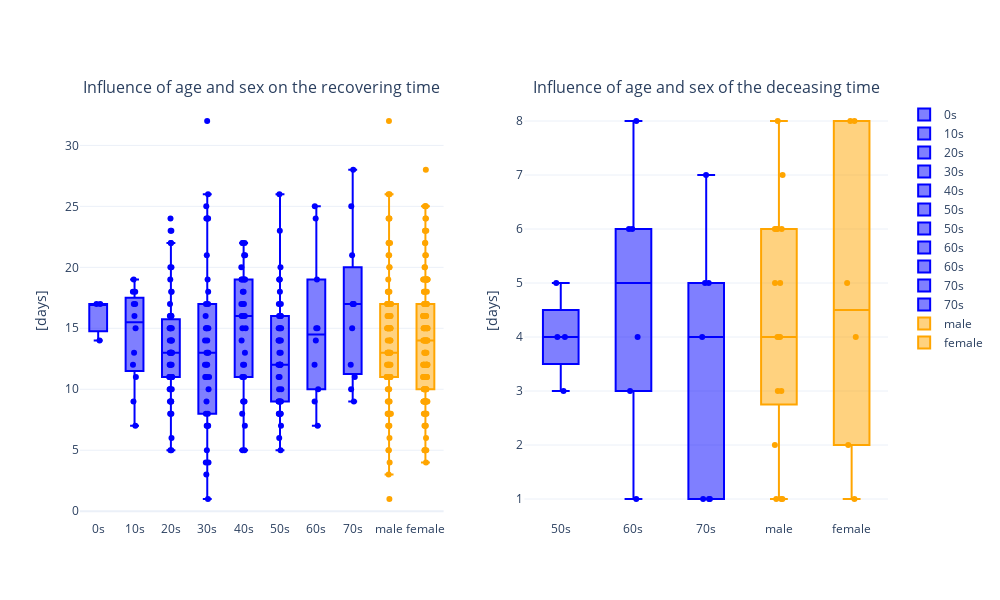

Notebook code for this chart:
### Code cell
age_list=['0s','10s','20s','30s','40s','50s','60s','70s']
sex_list=['male','female']

fig = make_subplots(rows=1, cols=2, subplot_titles=("Influence of age and sex on the recovering time", "Influence of age and sex of the deceasing time"))

for age in age_list:
    val_rec=df[df['age']==age]['recovering_time'].dropna()
    val_dec=df[df['age']==age]['deceasing_time'].dropna()
    y_rec=[int(i.split(' days')[0]) for i in val_rec.astype(str).values if int(i.split(' days')[0])>0]
    y_dec=[int(i.split(' days')[0]) for i in val_dec.astype(str).values if int(i.split(' days')[0])>0]
    fig.add_trace(go.Box(y=y_rec, boxpoints='all', name=age, marker_color = 'blue',
            jitter=0.3,pointpos=0), row=1 , col=1)
    fig.add_trace(go.Box(y=y_dec, boxpoints='all', name=age, marker_color = 'blue',
            jitter=0.3,pointpos=0), row=1 , col=2)

for sex in sex_list:
    val_rec=df[df['sex']==sex]['recovering_time'].dropna()
    val_dec=df[df['sex']==sex]['deceasing_time'].dropna()
    y_rec=[int(i.split(' days')[0]) for i in val_rec.astype(str).values if int(i.split(' days')[0])>0]
    y_dec=[int(i.split(' days')[0]) for i in val_dec.astype(str).values if int(i.split(' days')[0])>0]
    fig.add_trace(go.Box(y=y_rec, boxpoints='all', name=sex, marker_color = 'orange',
            jitter=0.3,pointpos=0), row=1 , col=1)
    fig.add_trace(go.Box(y=y_dec, boxpoints='all', name=sex, marker_color = 'orange',
            jitter=0.3,pointpos=0, showlegend=False), row=1 , col=2)

fig.update_yaxes(title_text="[days]", row=1, col=1)
fig.update_yaxes(title_text="[days]", row=1, col=2)
fig.update_layout(height=600,
                  width=1000,
                  template="plotly_white")

### Figure 1 — Plotly figure (JSON) as saved in the notebook; plotly's stock layout.template omitted (floating-point values rounded to 4 significant figures)
{"data": [{"boxpoints": "all", "jitter": 0.3, "marker": {"color": "blue"}, "name": "0s", "pointpos": 0, "type": "box", "xaxis": "x", "y": [17, 17, 14], "yaxis": "y"}, {"boxpoints": "all", "jitter": 0.3, "marker": {"color": "blue"}, "name": "0s", "pointpos": 0, "type": "box", "xaxis": "x2", "y": [], "yaxis": "y2"}, {"boxpoints": "all", "jitter": 0.3, "marker": {"color": "blue"}, "name": "10s", "pointpos": 0, "type": "box", "xaxis": "x", "y": [7, 15, 11, 18, 18, 12, 17, 17, 16, 19, 13, 9], "yaxis": "y"}, {"boxpoints": "all", "jitter": 0.3, "marker": {"color": "blue"}, "name": "10s", "pointpos": 0, "type": "box", "xaxis": "x2", "y": [], "yaxis": "y2"}, {"boxpoints": "all", "jitter": 0.3, "marker": {"color": "blue"}, "name": "20s", "pointpos": 0, "type": "box", "xaxis": "x", "y": [16, 24, 10, 22, 20, 14, 22, 6, 14, 16, 5, 5, 20, 18, 16, 9, 15, 12, 11, 8, 23, 18, 13, 15, 16, 11, 8, 8, 11, 13, 13, 17, 15, 19, 9, 13, 23, 9, 16, 15, 13, 13, 14, 11, 12, 11, 13, 12, 11, 10, 10, 11, 11, 11, 9, 11, 10, 15, 9, 11, 12, 11, 14], "yaxis": "y"}, {"boxpoints": "all", "jitter": 0.3, "marker": {"color": "blue"}, "name": "20s", "pointpos": 0, "type": "box", "xaxis": "x2", "y": [], "yaxis": "y2"}, {"boxpoints": "all", "jitter": 0.3, "marker": {"color": "blue"}, "name": "30s", "pointpos": 0, "type": "box", "xaxis": "x", "y": [32, 16, 18, 24, 5, 3, 4, 14, 4, 21, 19, 26, 24, 24, 24, 13, 25, 17, 12, 15, 13, 15, 7, 7, 8, 1, 7, 14, 7, 12, 13, 11, 10, 15, 8, 12, 9, 11, 11, 17, 11, 15], "yaxis": "y"}, {"boxpoints": "all", "jitter": 0.3, "marker": {"color": "blue"}, "name": "30s", "pointpos": 0, "type": "box", "xaxis": "x2", "y": [], "yaxis": "y2"}, {"boxpoints": "all", "jitter": 0.3, "marker": {"color": "blue"}, "name": "40s", "pointpos": 0, "type": "box", "xaxis": "x", "y": [21, 15, 7, 19, 5, 16, 16, 5, 22, 12, 17, 16, 22, 19, 19, 21, 20, 16, 19, 17, 16, 19, 11, 18, 17, 18, 9, 15, 22, 14, 11, 9, 12, 9, 8, 11, 13], "yaxis": "y"}, {"boxpoints": "all", "jitter": 0.3, "marker": {"color": "blue"}, "name": "40s", "pointpos": 0, "type": "box", "xaxis": "x2", "y": [], "yaxis": "y2"}, {"boxpoints": "all", "jitter": 0.3, "marker": {"color": "blue"}, "name": "50s", "pointpos": 0, "type": "box", "xaxis": "x", "y": [13, 20, 19, 23, 10, 26, 15, 8, 15, 6, 12, 9, 8, 7, 15, 17, 13, 8, 5, 8, 16, 19, 11, 18, 14, 14, 15, 14, 12, 12, 16, 14, 12, 12, 11, 12, 9, 9, 10, 9, 9, 17, 19, 12, 8, 16, 16, 8], "yaxis": "y"}, {"boxpoints": "all", "jitter": 0.3, "marker": {"color": "blue"}, "name": "50s", "pointpos": 0, "type": "box", "xaxis": "x2", "y": [5, 4, 4, 3], "yaxis": "y2"}, {"boxpoints": "all", "jitter": 0.3, "marker": {"color": "blue"}, "name": "60s", "pointpos": 0, "type": "box", "xaxis": "x", "y": [24, 25, 15, 7, 19, 12, 15, 10, 9, 14], "yaxis": "y"}, {"boxpoints": "all", "jitter": 0.3, "marker": {"color": "blue"}, "name": "60s", "pointpos": 0, "type": "box", "xaxis": "x2", "y": [4, 6, 6, 8, 3, 1], "yaxis": "y2"}, {"boxpoints": "all", "jitter": 0.3, "marker": {"color": "blue"}, "name": "70s", "pointpos": 0, "type": "box", "xaxis": "x", "y": [21, 10, 17, 17, 9, 12, 25, 17, 11, 28, 15], "yaxis": "y"}, {"boxpoints": "all", "jitter": 0.3, "marker": {"color": "blue"}, "name": "70s", "pointpos": 0, "type": "box", "xaxis": "x2", "y": [5, 7, 4, 5, 1, 1, 1], "yaxis": "y2"}, {"boxpoints": "all", "jitter": 0.3, "marker": {"color": "orange"}, "name": "male", "pointpos": 0, "type": "box", "xaxis": "x", "y": [13, 32, 20, 16, 10, 22, 16, 20, 21, 10, 17, 21, 18, 10, 26, 22, 24, 8, 7, 14, 5, 15, 15, 3, 14, 4, 6, 16, 16, 12, 12, 26, 24, 24, 24, 7, 12, 15, 13, 11, 8, 18, 13, 7, 15, 15, 15, 17, 13, 17, 22, 7, 11, 8, 1, 5, 8, 8, 11, 14, 13, 11, 11, 17, 18, 18, 12, 17, 17, 11, 17, 17, 19, 15, 9, 13, 17, 16, 15, 12, 13, 14, 11, 15, 13, 9, 13, 11, 11, 9, 8, 15, 9, 12, 11, 11, 8, 16, 15, 11, 12, 11], "yaxis": "y"}, {"boxpoints": "all", "jitter": 0.3, "marker": {"color": "orange"}, "name": "male", "pointpos": 0, "showlegend": false, "type": "box", "xaxis": "x2", "y": [5, 7, 4, 6, 5, 6, 6, 6, 2, 8, 1, 1, 4, 4, 3, 1, 3], "yaxis": "y2"}, {"boxpoints": "all", "jitter": 0.3, "marker": {"color": "orange"}, "name": "female", "pointpos": 0, "type": "box", "xaxis": "x", "y": [24, 19, 24, 23, 25, 17, 17, 14, 15, 15, 6, 16, 5, 19, 5, 4, 20, 21, 5, 19, 18, 9, 9, 7, 9, 8, 16, 15, 13, 25, 17, 12, 5, 23, 22, 16, 12, 16, 19, 25, 7, 15, 8, 7, 8, 11, 19, 21, 20, 16, 7, 19, 19, 17, 12, 16, 13, 19, 13, 18, 17, 18, 15, 10, 14, 12, 9, 15, 22, 14, 23, 16, 19, 11, 18, 14, 8, 19, 17, 14, 9, 16, 15, 13, 14, 12, 12, 16, 14, 12, 12, 11, 12, 11, 11, 11, 9, 12, 9, 10, 10, 9, 12, 10, 10, 9, 9, 11, 9, 12, 11, 11, 11, 9, 9, 11, 10, 14, 28, 17, 17, 15, 19, 16, 8, 14, 13], "yaxis": "y"}, {"boxpoints": "all", "jitter": 0.3, "marker": {"color": "orange"}, "name": "female", "pointpos": 0, "showlegend": false, "type": "box", "xaxis": "x2", "y": [5, 8, 4, 1, 2, 8], "yaxis": "y2"}], "layout": {"annotations": [{"font": {"size": 16}, "showarrow": false, "text": "Influence of age and sex on the recovering time", "x": 0.225, "xanchor": "center", "xref": "paper", "y": 1, "yanchor": "bottom", "yref": "paper"}, {"font": {"size": 16}, "showarrow": false, "text": "Influence of age and sex of the deceasing time", "x": 0.775, "xanchor": "center", "xref": "paper", "y": 1, "yanchor": "bottom", "yref": "paper"}], "height": 600, "width": 1000, "xaxis": {"anchor": "y", "domain": [0, 0.45]}, "xaxis2": {"anchor": "y2", "domain": [0.55, 1]}, "yaxis": {"anchor": "x", "domain": [0, 1], "title": {"text": "[days]"}}, "yaxis2": {"anchor": "x2", "domain": [0, 1], "title": {"text": "[days]"}}}}
